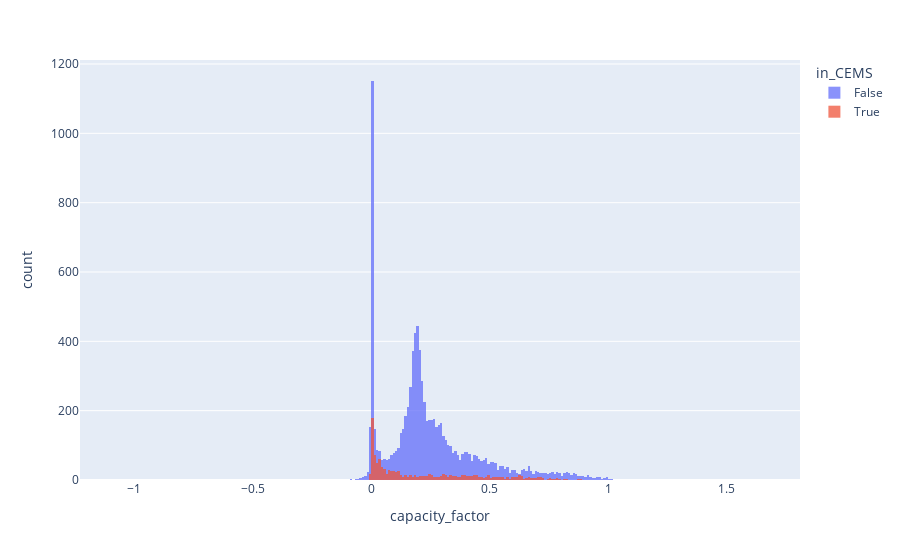

Notebook code cell kept with this figure:
### Code cell
fig = px.histogram(plants, x="capacity_factor", color="in_CEMS")
# Overlay both histograms
fig.update_layout(barmode='overlay')
# Reduce opacity to see both histograms
fig.update_traces(opacity=0.75)

### Figure 1 — Plotly figure (JSON) as saved in the notebook; plotly's stock layout.template omitted (floating-point values rounded to 4 significant figures; data arrays with more than 128 entries replaced by an {"elided": "..."} marker saying what was removed)
{"data": [{"alignmentgroup": "True", "bingroup": "x", "hovertemplate": "in_CEMS=False<br>capacity_factor=%{x}<br>count=%{y}<extra></extra>", "legendgroup": "False", "marker": {"color": "#636efa", "pattern": {"shape": ""}}, "name": "False", "offsetgroup": "False", "opacity": 0.75, "orientation": "v", "showlegend": true, "type": "histogram", "x": {"elided": "11409 float values"}, "xaxis": "x", "yaxis": "y"}, {"alignmentgroup": "True", "bingroup": "x", "hovertemplate": "in_CEMS=True<br>capacity_factor=%{x}<br>count=%{y}<extra></extra>", "legendgroup": "True", "marker": {"color": "#EF553B", "pattern": {"shape": ""}}, "name": "True", "offsetgroup": "True", "opacity": 0.75, "orientation": "v", "showlegend": true, "type": "histogram", "x": {"elided": "1262 float values"}, "xaxis": "x", "yaxis": "y"}], "layout": {"barmode": "overlay", "legend": {"title": {"text": "in_CEMS"}, "tracegroupgap": 0}, "margin": {"t": 60}, "xaxis": {"anchor": "y", "domain": [0, 1], "title": {"text": "capacity_factor"}}, "yaxis": {"anchor": "x", "domain": [0, 1], "title": {"text": "count"}}}}
